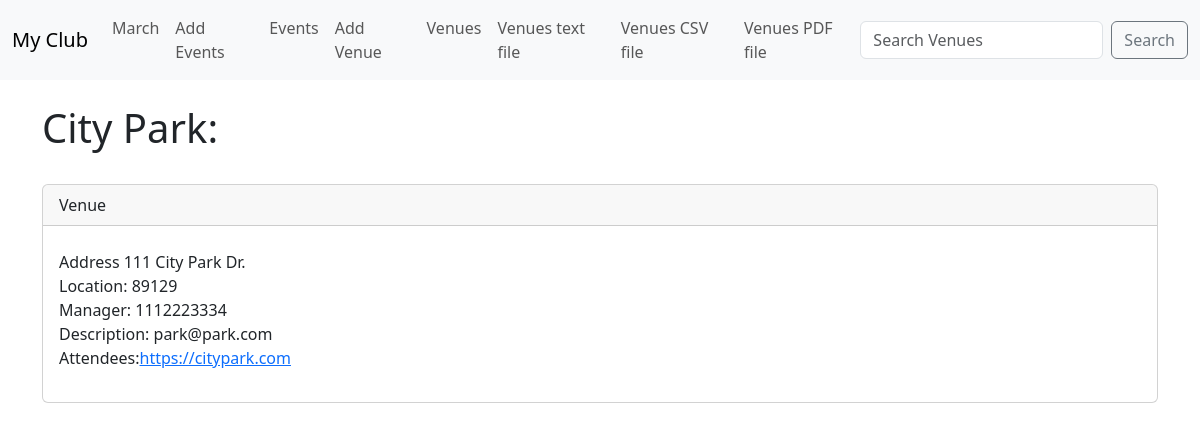
Page /show_venue/1 on the committed database.
### events/models.py (models this page shows)
class Venue(models.Model):
    name = models.CharField("Venue Name", max_length=120)
    address = models.CharField("Venue Address", max_length=300)
    zip_code = models.CharField('Zip Code', max_length=15)
    phone = models.CharField('Contact Phone', max_length=25, blank=True)
    web = models.URLField('Website Address', blank=True)
    email_address = models.EmailField('Email Address', blank=True)
    def __str__(self):
        return self.name

### events/views.py (the view)
# urls.py: path('show_venue/<venue_id>', views.show_venue, name='show-venue'),
def show_venue(request, venue_id):
    venue = Venue.objects.get(pk=venue_id)
    return render(request, 'events/show_venue.html', {
        'venue':venue
    })

### events/templates/events/show_venue.html (shortened to what this page needs)
{% extends "events/base.html" %}
{% block content %}
    <h1>{{venue}}:</h1>
    <br/>
    <div class="card">
        <div class="card-header">
            Venue
        </div>
        <div class="card-body">
            <p class="card-text">
                Address {{venue.address}}<br/>
                Location: {{venue.zip_code}}<br/>
                Manager: {{venue.phone}}<br/>
                Description: {{venue.email_address}}<br/>
                Attendees:<a href="{{venue.web}}">{{venue.web}}<br/>
            </p>
        </div>
        </div>
{% endblock %}

### rows in the picture
Venue: name "City Park", address "111 City Park Dr.", zip_code "89129", phone "1112223334", email_address "park@park.com", web "https://citypark.com"
